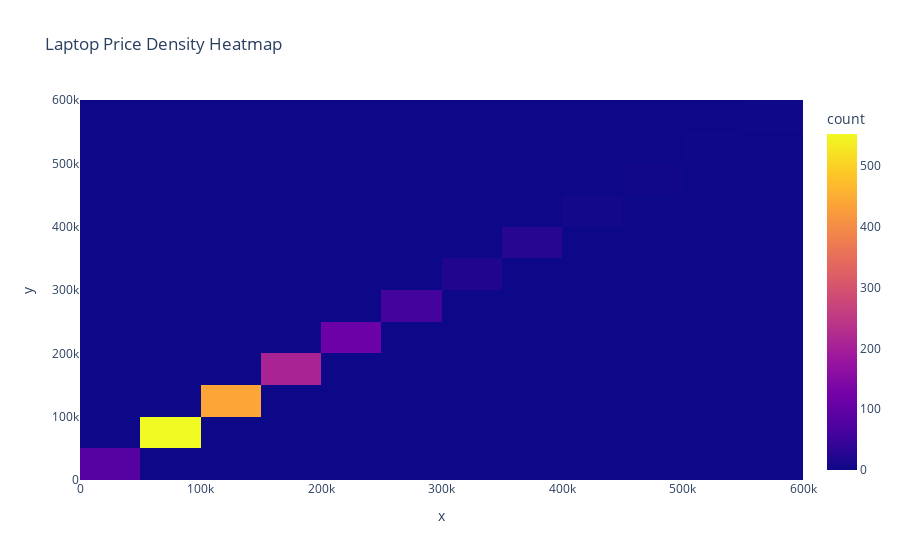

Notebook code cell kept with this figure:
### Markdown cell above
### Plotting using plotly

### Code cell
import plotly.express as px

fig = px.density_heatmap(x=df['price'], y=df['price'], title="Laptop Price Density Heatmap")

fig.show()

### Figure 1 — Plotly figure (JSON) as saved in the notebook; plotly's stock layout.template omitted (floating-point values rounded to 4 significant figures; data arrays with more than 128 entries replaced by an {"elided": "..."} marker saying what was removed)
{"data": [{"coloraxis": "coloraxis", "hovertemplate": "x=%{x}<br>y=%{y}<br>count=%{z}<extra></extra>", "name": "", "type": "histogram2d", "x": {"elided": "1519 int values"}, "xaxis": "x", "xbingroup": "x", "y": {"elided": "1519 int values"}, "yaxis": "y", "ybingroup": "y"}], "layout": {"coloraxis": {"colorbar": {"title": {"text": "count"}}, "colorscale": [[0, "#0d0887"], [0.1111, "#46039f"], [0.2222, "#7201a8"], [0.3333, "#9c179e"], [0.4444, "#bd3786"], [0.5556, "#d8576b"], [0.6667, "#ed7953"], [0.7778, "#fb9f3a"], [0.8889, "#fdca26"], [1, "#f0f921"]]}, "legend": {"tracegroupgap": 0}, "title": {"text": "Laptop Price Density Heatmap"}, "xaxis": {"anchor": "y", "domain": [0, 1], "title": {"text": "x"}}, "yaxis": {"anchor": "x", "domain": [0, 1], "title": {"text": "y"}}}}
